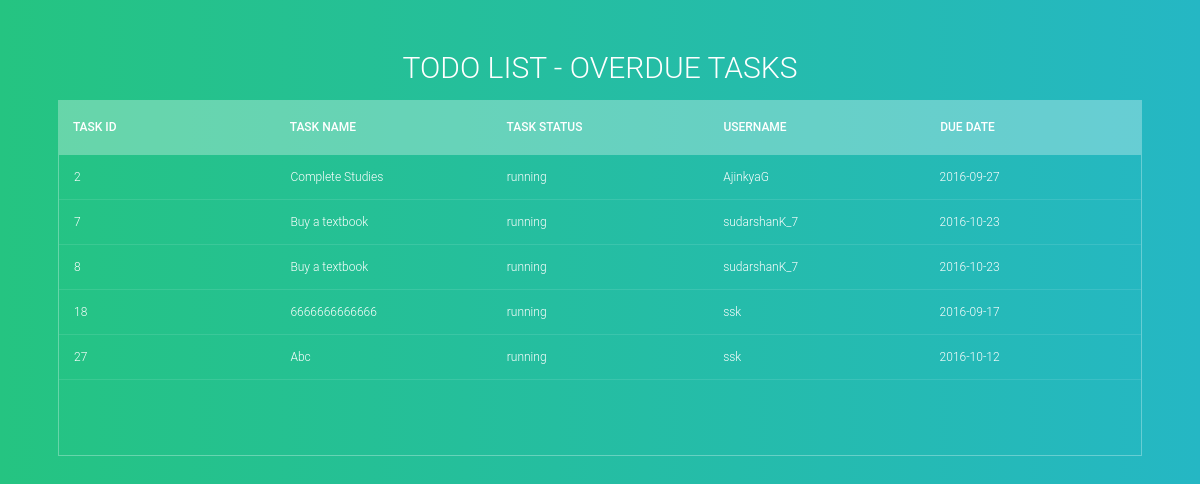
The app's page /overdue with its own data.
### tables this page shows
CREATE TABLE todo
(tid integer primary key autoincrement,
tname text,
tstatus integer,
uid int,
tdate date);

CREATE TABLE login
       (uID INTeger PRIMARY KEY autoincrement,
       uname TEXT,
       password text, "email" TEXT);

### login.py (the view)
@app.route('/overdue',methods=['get'])
def due_date():
    conn = sqlite3.connect('todo.db')
    c = conn.cursor()
    c.execute("SELECT DATE ('now')")
    a=c.fetchall()
    c.execute("select tid,tname,tstatus,uname,tdate from login,todo where login.uid=todo.uid AND tdate<? AND tstatus NOT IN ('completed');",a[0])
    duetask=c.fetchall()
    forwho='overdue tasks'
    return render_template("make_table.html",items=duetask,ip=ip, forwho=forwho)

### templates/make_table.html (shortened to what this page needs)
<section>
<h1>Todo List - {{forwho}}</h1>
<div  class="tbl-header">
<table cellpadding="0" cellspacing="0" border="0">
  <thead>
    <tr>
      <th>Task ID</th>
      <th>Task Name</th>
      <th>Task Status</th>
      <th>Username</th>
      <th>due date</th>
    </tr>
  </thead>
</table>
</div>
<div  class="tbl-content">
<table cellpadding="0" cellspacing="0" border="0">
  <tbody>
    {% for item in items %}
    <tr>
        <td>{{item[0]}}</td>
        <td>{{item[1]}}</td>
        <td>{{item[2]}}</td>
        <td>{{item[3]}}</td>
        <td>{{item[4]}}</td>
    </tr>
{% endfor %}
  </tbody>
</table>
</div>
</section>

### templates/make_table.html (style rules this page uses)
h1 { font-size: 30px; color: #fff; text-transform: uppercase; font-weight: 300; text-align: center; margin-bottom: 15px; }
table { width:100%; table-layout: fixed; }
.tbl-header { background-color: rgba(255,255,255,0.3); }
.tbl-content { height:300px; overflow-x:auto; margin-top: 0px; border: 1px solid rgba(255,255,255,0.3); }
th { padding: 20px 15px; text-align: left; font-weight: 500; font-size: 12px; color: #fff; text-transform: uppercase; }
td { padding: 15px; text-align: left; vertical-align:middle; font-weight: 300; font-size: 12px; color: #fff; border-bottom: solid 1px rgba(255,255,255,0.1); }
section { margin: 50px; }

### records on screen
todo: tid "2", tname "Complete Studies", tstatus "running", uname "AjinkyaG", tdate "2016-09-27"
todo: tid "7", tname "Buy a textbook", tstatus "running", uname "sudarshanK_7", tdate "2016-10-23"
todo: tid "8", tname "Buy a textbook", tstatus "running", uname "sudarshanK_7", tdate "2016-10-23"
todo: tid "18", tname "6666666666666", tstatus "running", uname "ssk", tdate "2016-09-17"
todo: tid "27", tname "Abc", tstatus "running", uname "ssk", tdate "2016-10-12"

### other values on screen
{{ forwho }} "OVERDUE TASKS"
